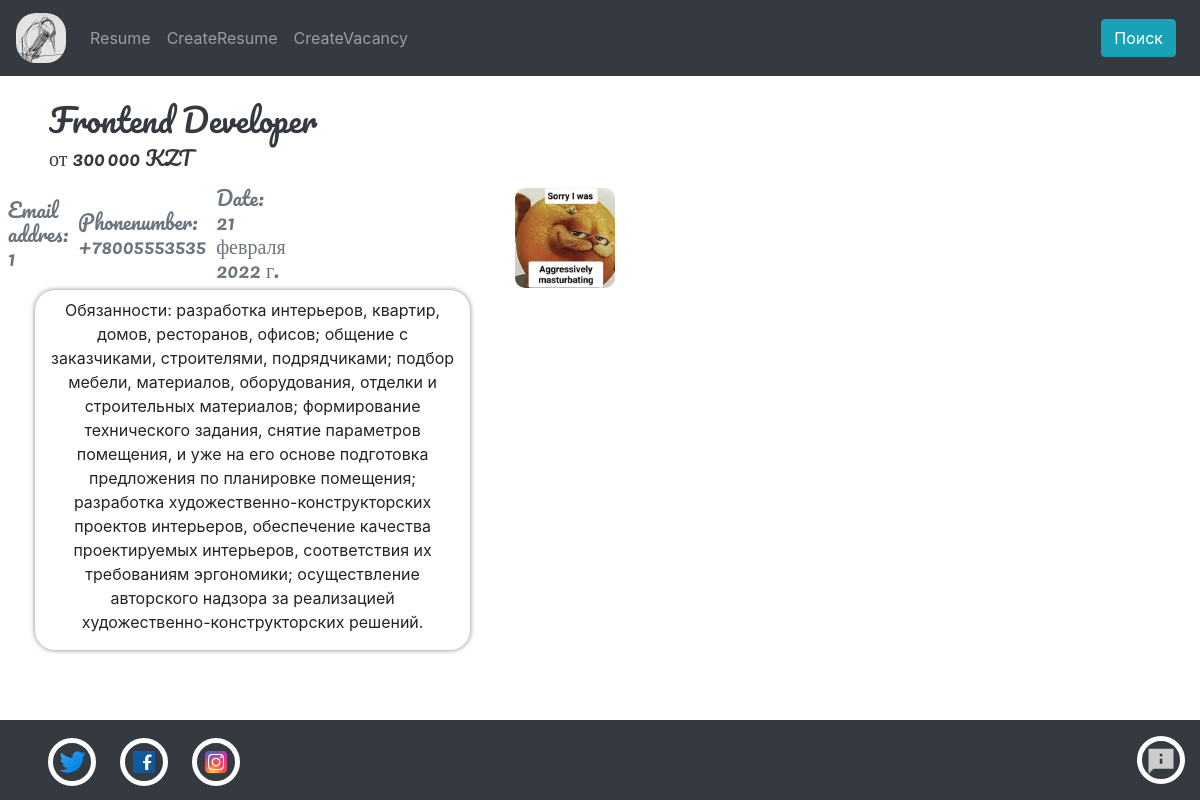
Before: /vacancy/12 with the older database file.
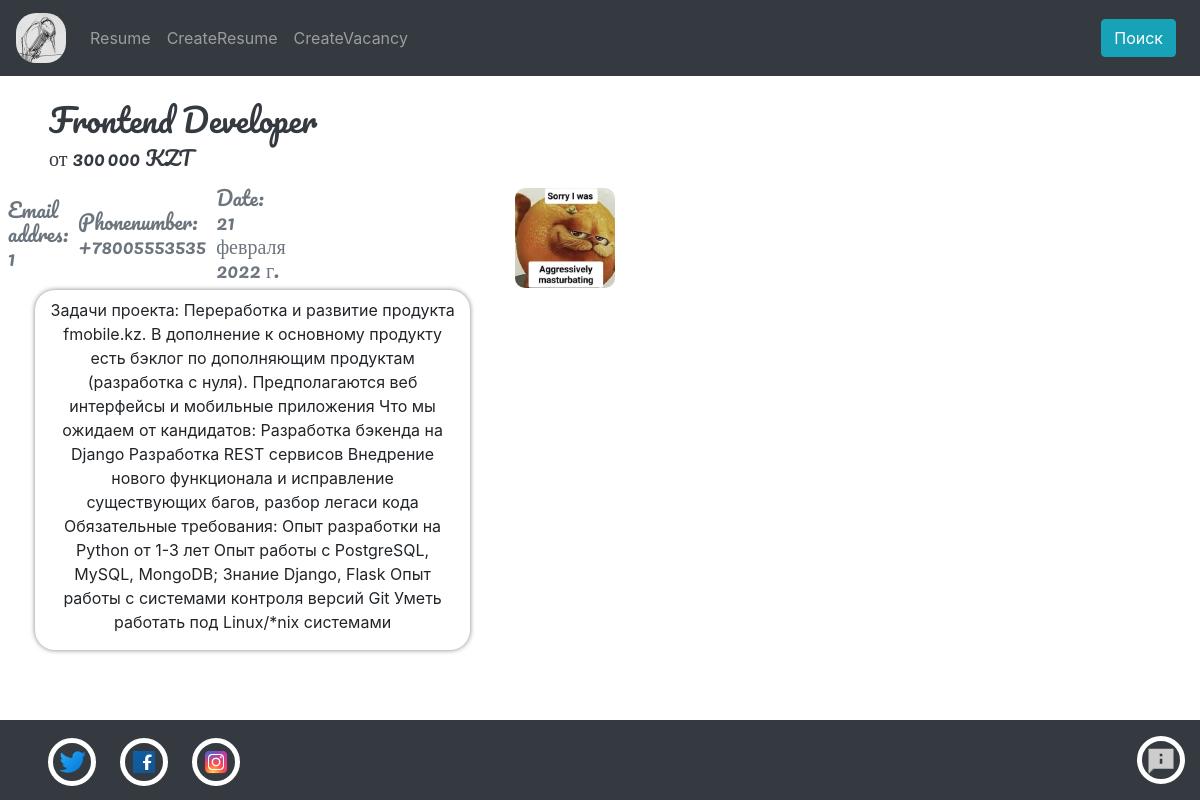
After: the same page with the newer database file.
### app/models.py (models this page shows, shortened)
class Vacancies(models.Model):
    title = models.CharField('title', max_length= 50)
    salary = models.CharField('Salary', max_length=20)
    email = models.CharField('Email', max_length=50)
    text = models.TextField('Text')
    date = models.DateField('Data')
    Imagesrs = models.CharField('Imageurl', max_length=50)
    Telephonenumber = models.CharField('Telephonenumber', max_length=20)

### app/views.py (the view)
# urls.py: path('vacancy/<str:id_vacancy>', views.Vacancy, name="vacancy"),
def Vacancy(request, id_vacancy):
    vacancies = Vacancies.objects.filter(id=id_vacancy)
    data = {"something": id_vacancy, "authUserForm": forms.AuthUserForm, 'vacancies': vacancies}
    return render(
            request,
            "app/Vacancy.html",
            context=data
        )

### app/templates/app/Vacancy.html
{% extends "app/Layout/layout.html"%}
{% block style%}
<link rel="stylesheet" type="text/css" href="/static/app/style/StyleForVacancy.css">
{% endblock %}
{% block content%}
<div class="container vacancy-site__container ml-4">
    {% for el in vacancies%}
        <div class="row d-block">
        <div class="col-6">
            <h2 class="title-vacancy text-dark">{{el.title}}</h2>
        </div>
        <div class="col-6">
            <h5 class="title-vacancy text-dark">{{el.salary}}</h5>
        </div>
        <div class="row vacancy-company__container mt-3">
            <div class="col-3 vacancy-company__title ml-4">
                <h5 class="title-vacancy text-secondary">Email addres: {{el.email}}</h5></br>
                <h5 class="title-vacancy text-secondary">Phonenumber: {{el.Telephonenumber}}</h5>
                <h5 class="title-vacancy text-secondary">Date: {{el.date}}</h5>
            </div>
            <div class="col company-icon__container">
                <a href="#">
                    <div class="company-icon__background"></div>
                </a>
            </div>
        </div>
        <div class="row">
            <div class="container vacancy-maininfo__container">
                <div class="info-about__company mt-2">
                    <p class="text-center" >{{el.text}}</p>
                </div>
            </div>
        </div>
        </div>
    {% endfor %}
</div>
{%endblock%}

Changed rows visible on the page:
changed Vacancies "Frontend Developer": text "Обязанности: разработка интерьеров, квартир, домов, ресторанов, офисов; общение с заказчиками, строителями, подрядчиками; подбор мебели, материалов, оборудования, отделки и строительных материалов; формирование технического задания, снятие параметров помещения, и уже на его основе подготовка предложения по планировке помещения; разработка художественно-конструкторских проектов интерьеров, обеспечение качества проектируемых интерьеров, соответствия их требованиям эргономики; осуществление авторского надзора за реализацией художественно-конструкторских решений." → "Задачи проекта: Переработка и развитие продукта fmobile.kz. В дополнение к основному продукту есть бэклог по дополняющим продуктам (разработка с нуля). Предполагаются веб интерфейсы и мобильные приложения Что мы ожидаем от кандидатов: Разработка бэкенда на Django Разработка REST сервисов Внедрение нового функционала и исправление существующих багов, разбор легаси кода Обязательные требования: Опыт разработки на Python от 1-3 лет Опыт работы с PostgreSQL, MySQL, MongoDB; Знание Django, Flask Опыт работы с системами контроля версий Git Уметь работать под Linux/*nix системами"
